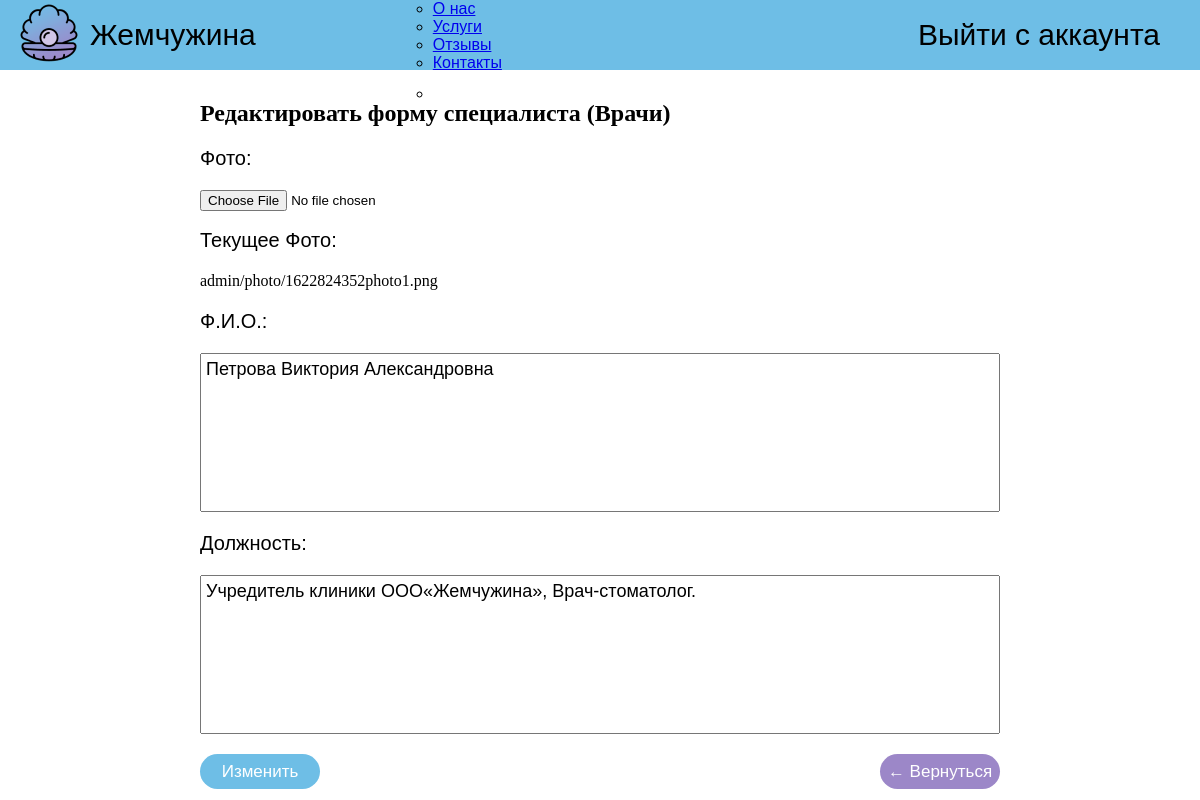
The page /app/admin/update-doctors.php?id=6 (signed in) on the database its author committed.
### tables this page shows
CREATE TABLE `doctors` (
  `id` int(11) NOT NULL,
  `image` varchar(100) NOT NULL,
  `name` varchar(100) NOT NULL,
  `position` varchar(100) NOT NULL
);

### app/admin/update-doctors.php (the view, shortened to what this page needs)
<?php
    require_once "includes/connect.php";
    $id = $_GET["id"];
    $update_doctors =  mysqli_fetch_assoc($con->query("SELECT * FROM `doctors` WHERE `id` = $id"));
?>
<!DOCTYPE html>
<html lang="en">
<head>
    <link rel="stylesheet" href="../css/update-page.css">
</head>
<body>
    <main>
        <?php include_once "admin-header.php"; ?>
        <section>
            <h2>Редактировать форму специалиста (Врачи)</h2>
            <form action="includes/save-doctors.php" enctype="multipart/form-data" method="POST">
                <div class="row-edit">
                    <label for="">Фото:</label>
                    <input type="file" name="image"> <br>
                    <label for="">Текущее Фото:</label>
                    <?php echo $update_doctors["image"]?>
                </div>
                <div class="row-edit">
                    <label for="">Ф.И.О.:</label>
                    <textarea name="full-name" id="" cols="30" rows="7"><?php echo $update_doctors["name"]?></textarea>
                </div>
                <div class="row-edit">
                    <label for="">Должность:</label>
                    <textarea name="position" id="" cols="30" rows="7"><?php echo $update_doctors["position"]?></textarea>
                </div>
                <button type="submit">Изменить</button>
                 <a class ="return" href="admin-panel.php">&#8592; Вернуться</a>
            </form>
        </section>
    </main>
</body>
</html>

### app/css/update-page.css (style rules this page uses)
* { padding: 0; margin: 0; }
section { display: table; width: 800px; min-height: 400px; margin: auto; margin-top: 30px; }
section form { margin-top: 20px; }
section form .row-edit { display: -webkit-box; display: -ms-flexbox; display: flex; -webkit-box-orient: vertical; -webkit-box-direction: normal; -ms-flex-direction: column; flex-direction: column; margin-bottom: 20px; }
section form .row-edit label { font-family: "Montserrat", sans-serif; font-size: 20px; margin-bottom: 20px; }
section form .row-edit textarea { resize: none; padding: 5px; font-family: "Montserrat", sans-serif; font-size: 18px; }
section button { width: 120px; height: 35px; color: white; background-color: #6EBEE6; font-family: "Montserrat", sans-serif; font-size: 17px; border: none; border-radius: 30px; cursor: pointer; -webkit-transition: 0.7s linear; transition: 0.7s linear; }
section .return { float: right; display: -webkit-box; display: -ms-flexbox; display: flex; -webkit-box-pack: center; -ms-flex-pack: center; justify-content: center; -webkit-box-align: center; -ms-flex-align: center; align-items: center; width: 120px; height: 35px; text-decoration: none; color: white; background: #9C87C8; font-family: "Montserrat", sans-serif; font-size: 17px; border: none; border-radius: 30px; -webkit-transition: 0.7s linear; transition: 0.7s linear; }

### rows shown on the page
doctors: image "admin/photo/1622824352photo1.png", full-name "Петрова Виктория Александровна", position "Учредитель клиники ООО«Жемчужина», Врач-стоматолог."
